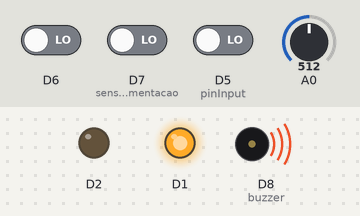
The sketch below on a simulated ESP8266 (NodeMCU). Shown: output pins drawn as LEDs (lit = HIGH), buzzer (waves = sounding, pin HIGH). The test bench sets the inputs (shaded band); at power-on: D7 (sensorMovimentacao) LOW, A0 = 512, D6 LOW, D5 (pinInput) LOW. WiFi joins after 1.5 s; servers stay silent unless stated; uploads are accepted with an empty reply; what the sketch prints to the serial monitor is not drawn.

Above: at 5.2 s.
5.3 s: D7 (sensorMovimentacao) driven HIGH
At 7.3 s:
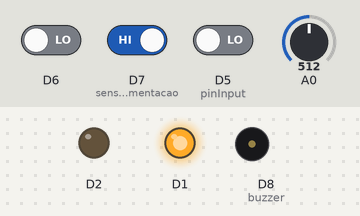
7.7 s: D7 (sensorMovimentacao) driven LOW
At 8.7 s:
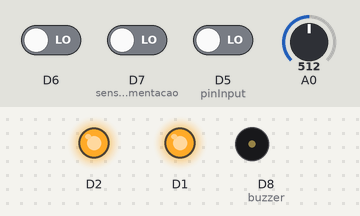
9.6 s: A0 set to 790
12.2 s: A0 set to 810
13.7 s: A0 set to 716
At 14.5 s:
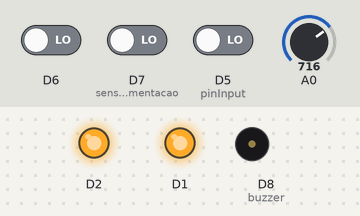
Timing chart, 0 to 16.2 s (numbered marks = the images above; inputs shaded):
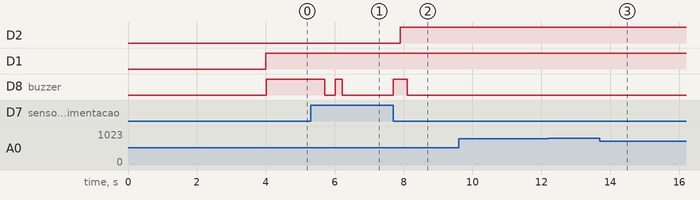

The sketch:

MCH_Monitor.ino
```cpp
#include "MonitorMCH.h"


struct NodeMonitor mchA, mchB;
struct NodeMonitorVibracao vib;

double mediaVibracao;
int maximoVibracao,minimoVibracao;

void inicializarVariaveis() {

  mchA.pinInput = D5;
  mchA.ledFalha = D1;
  mchA.indicacaoAnterior = -1;
  mchA.msg = "INDICACAO MCH A";

  mchB.pinInput = D6;
  mchB.ledFalha = D2;
  mchB.indicacaoAnterior = -1;
  mchB.msg = "INDICACAO MCH B";

  vib.pinInput =  A0;
}


void setup() {
  inicializarVariaveis();
  USE_SERIAL.begin(115200);
  //USE_SERIAL.setDebugOutput(true);

  USE_SERIAL.println();
  USE_SERIAL.println();
  USE_SERIAL.println();

  pinMode(mchA.pinInput, INPUT);
  pinMode(mchA.ledFalha, OUTPUT);
  pinMode(mchB.pinInput, INPUT);
  pinMode(mchB.ledFalha, OUTPUT);

  pinMode(sensorMovimentacao, INPUT);
  pinMode(buzzer, OUTPUT);

  for (uint8_t t = 4; t > 0; t--) {
    USE_SERIAL.printf("[SETUP] WAIT %d...\n", t);
    USE_SERIAL.flush();
    delay(1000);
  }

  resetFalha();
  WiFi.mode(WIFI_STA);
  WiFiMulti.addAP("DESKTOP-H4", "1234567890");
  WiFiMulti.addAP("valerio", "valerioarduinobreno");
  WiFiMulti.addAP("utechrepXX", "raspberry");
  Serial.println(WiFi.localIP());
}
void onAlerta() {
  digitalWrite( buzzer, HIGH);
}
void offAlerta() {
  digitalWrite( buzzer, LOW);
}

int  getMovimentacao() {
  movimentacao =  digitalRead(sensorMovimentacao);
  return movimentacao;
}

void getVibracao(NodeMonitorVibracao *vib) {
  int i = 1;
  int sensorValue = analogRead(vib->pinInput);
  vib->maximo =  sensorValue;
  vib->minimo =  sensorValue;
  vib->media  =  sensorValue;

  while ((sensorValue > 10) && (i< qtdLeiturasVibracao)) {
    sensorValue = analogRead(vib->pinInput);
    vib->media = vib->media +  sensorValue;
    vib->maximo =(vib->maximo < sensorValue) ? sensorValue : vib->maximo;
    vib->minimo =(vib->minimo > sensorValue) ? sensorValue : vib->minimo;
    i++;
    delay(10);
  }

   vib->media =  vib->media / (i * 1.00);
}

void  perdaIndicacao(NodeMonitor *mch) {

  mch->indicacaoAtual =  ((!getMovimentacao()) && (!digitalRead(mch->pinInput)))? 1 : 0;
  postEnviar(*mch);
}

void postEnviar(NodeMonitor mch){

    if ((mch.indicacaoAtual != mch.indicacaoAnterior)) {
      if (mch.indicacaoAtual)
        digitalWrite(mch.ledFalha, HIGH);
      gerarJson(mch.msg);

    }
}


void gerarJson(String mensagem) {

  String json =  "{\"local\" : \"" + local + "\" , ";
         json += " \"mchA\": " + String(digitalRead(mchA.pinInput),DEC) + " , ";
         json += " \"mchB\": " + String(digitalRead(mchB.pinInput),DEC)  + " , ";
         json += "\"vibmedia\": " + String(vib.media,2) + " , ";
         json += "\"vibmax\": " + String(vib.maximo,DEC) + " , ";
         json += "\"vibmin\": " + String(vib.minimo,DEC) + " , ";
         json += "\"mov\": " + String(movimentacao,DEC) + " , ";
         json += "\"desc\": \"" + mensagem + "\" }";
  Serial.println(json);
  postDados(json);


}

void postSucesso(String json){
        resetFalha();
        mchA.indicacaoAnterior =  mchA.indicacaoAtual;
        mchB.indicacaoAnterior =  mchB.indicacaoAtual;
        anteriorJson = json;
        offAlerta();
  }
void checkIndicacao() {
    perdaIndicacao(&mchA);
    perdaIndicacao(&mchB);
}

void resetFalha() {
  offAlerta();
}


void checkVibracao(){

  unsigned long currentMillis = millis();
  if (currentMillis - previousMillisVibracao >= intervalVibracao) {
    previousMillisVibracao = currentMillis;

    getVibracao(&vib);
    Serial.print("Check Vibracao: ");
    Serial.print(vib.media);
    Serial.print(" - ");
    Serial.print(vib.maximo);
    Serial.print(" - ");
    Serial.println(vib.minimo);

    if (vib.media > 800)
      gerarJson("Nivel Alto de vibracao");
  }
}

void getDados() {
        const char* server = "api.thingspeak.com";
        WiFiClient client;

                     if (client.connect(server,80))   //   "184.106.153.149" or api.thingspeak.com
                      {

                             String postStr = apiKey;
                             postStr +="&field1=";
                             postStr += String(vib.media);
                             postStr +="&field2=";
                             postStr +=  String(vib.maximo);
                             postStr +="&field3=";
                             postStr +=  String(vib.minimo);
                             postStr +="&field4=";
                             postStr +=  String(mchA.indicacaoAtual);
                             postStr +="&field5=";
                             postStr +=  String(mchB.indicacaoAtual);
                             postStr += "\r\n\r\n";

                             client.print("POST /update HTTP/1.1\n");
                             client.print("Host: api.thingspeak.com\n");
                             client.print("Connection: close\n");
                             client.print("X-THINGSPEAKAPIKEY: "+apiKey+"\n");
                             client.print("Content-Type: application/x-www-form-urlencoded\n");
                             client.print("Content-Length: ");
                             client.print(postStr.length());
                             client.print("\n\n");
                             client.print(postStr);
                             postSucesso(" ");
                        }else{
                         Serial.println("Sem conexao com Servidor");
                        }
          client.stop();
          Serial.println("Waiting...");

}


void postDados(String json) {

  if (!anteriorJson.equals(json)) {
    onAlerta();

    if ((WiFiMulti.run() == WL_CONNECTED)) { //Check WiFi connection status

      HTTPClient http;    //Declare object of class HTTPClient

      http.begin(url);      //Specify request destination
      http.addHeader("Content-Type", "application/json");//Specify content-type header

      //int httpCode = http.POST("{\"tes\" : \"okok\"}");   //Send the request
      int httpCode = http.POST(json);   //Send the request
      String payload = http.getString();                  //Get the response payload

      Serial.println(httpCode);   //Print HTTP return code
      Serial.println(payload);    //Print request response payload
      if (httpCode == 200) {
        postSucesso(json);
      }
      http.end();  //Close connection

    } else {
      USE_SERIAL.println("Error in WiFi connection");
    }
  }
}

void loop() {
  checkIndicacao();
  checkVibracao();
  delay(1);
}
```

MonitorMCH.h
```cpp
#ifndef MonitorMCH
#define MonitorMCH
#include <Arduino.h>
#include <ESP8266WiFi.h>
#include <ESP8266WiFiMulti.h>
#include <ESP8266HTTPClient.h>
#include <SoftwareSerial.h>
#define tempoMovimentacao 10
#define qtdLeiturasVibracao 30
#define USE_SERIAL Serial
ESP8266WiFiMulti WiFiMulti;


const String url = "http://192.168.137.238:8080";
const String local = "TU W01";
String anteriorJson = "";
const String apiKey =  "UNLNSI0NA4ZIJ8BA";
const int sensorVibracao = A0;

const int sensorMovimentacao = D7;
int movimentacao;

const int buzzer = D8;


unsigned long previousMillisVibracao = 0;
const long intervalVibracao = 5000;

struct NodeMonitor
    {
        int pinInput;
        int indicacaoAnterior;
        int indicacaoAtual;
        int ledFalha;
        String msg;
    };

struct NodeMonitorVibracao
    {
        int pinInput;
        double media;
        int maximo;
        int minimo;
        String msg;
    };

    void inicializarVariaveis();
    void onAlerta();
    void offAlerta();
    void resetFalha();


    void checkVibracao();
    double getVibracao(double *media,int *maximo,int *minimo);

    void checkIndicacao();
    void perdaIndicacao(NodeMonitor mch);
    int  getMovimentacao();

    void postEnviar(NodeMonitor mch);
    void gerarJson(String mensagem);
    void postDados(String json);
    void postSucesso();

#endif
```

Measured:
- after the input at 5.3 s, D2: stays LOW (without the input it goes to HIGH after 0.41 s); D8 (buzzer): HIGH → LOW after 0.41 s instead of 0.62 s
- after the input at 7.7 s, D2: LOW → HIGH after 0.21 s; D8 (buzzer): LOW → HIGH at once, → LOW 0.41 s later
- after the input at 9.6 s, every drawn part: stays the same
- after the input at 12.2 s, every drawn part: stays the same
- after the input at 13.7 s, D8 (buzzer): stays LOW (without the input it goes to HIGH after 2.3 s)
